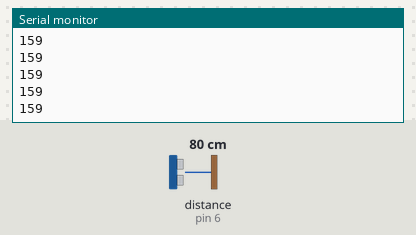
Bench run of a sketch on a simulated Arduino Uno, built with avr-gcc and run on an emulated ATmega328P. Parts: the last lines printed to the serial monitor. Wiring (inferred from the names in the program): ultrasonic range finder: trigger pin 7; echo pin 6. Inputs (shaded band) come from the test bench; at power-on: distance to the obstacle (sensor on pin 6) 80 cm. The echo pulse lasts 58.3 µs per cm.

Above: at 1.2 s.
1.3 s: distance to the obstacle (sensor on pin 6) set to 2 cm
At 2.4 s:
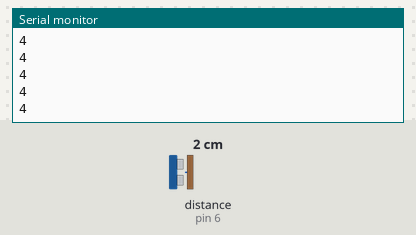
2.8 s: distance to the obstacle (sensor on pin 6) set to 4 cm
At 3.6 s:
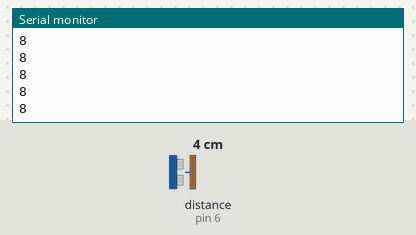
Timing chart, 0 to 5.8 s (numbered marks = the images above; inputs shaded):
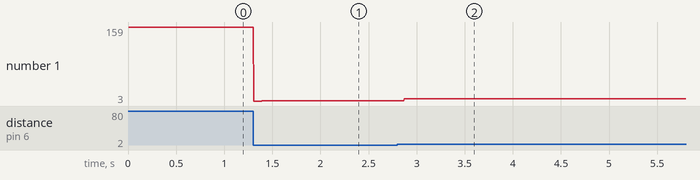

Measured:
- after the input at 1.3 s, the serial monitor: prints a new line at once (image 1)
- after the input at 2.8 s, the serial monitor: prints a new line after 0.07 s (image 2)
- plotted number 1: 159 → 4 after the input at 1.3 s, 4 → 8 after the input at 2.8 s

The sketch:

Ultrasonic_Sensor.ino
```cpp
#define trig 7
#define eco 6
double y;
int dis;
void setup() {
  Serial.begin(9600);
  pinMode(trig, OUTPUT);
  pinMode(eco, INPUT);

}

void loop() {
  digitalWrite(trig, LOW);
  delayMicroseconds(2);

  digitalWrite(trig, HIGH);
  delayMicroseconds(10);

  digitalWrite(trig, LOW);

  y=pulseIn(eco, HIGH);
 dis= 0.0343*y;

 Serial.println(dis);

}
```
